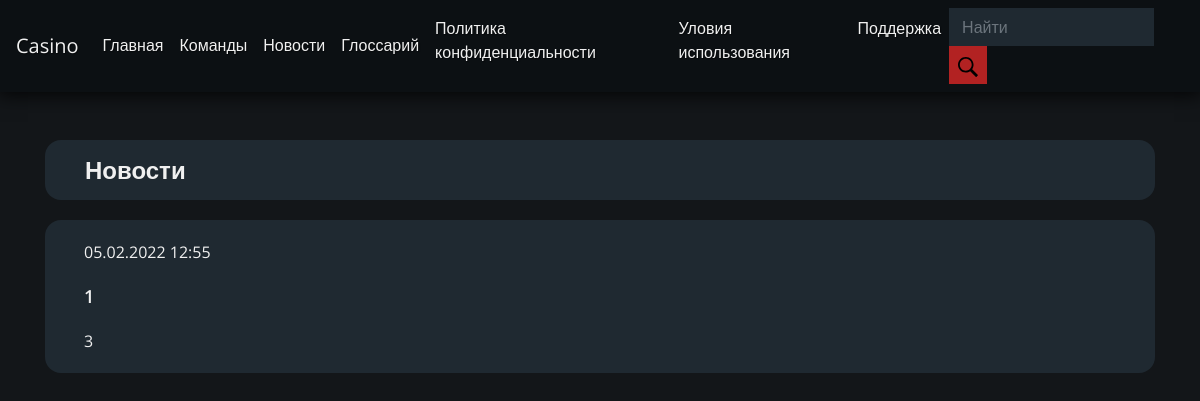
The page /casino/ on the database as committed earlier.
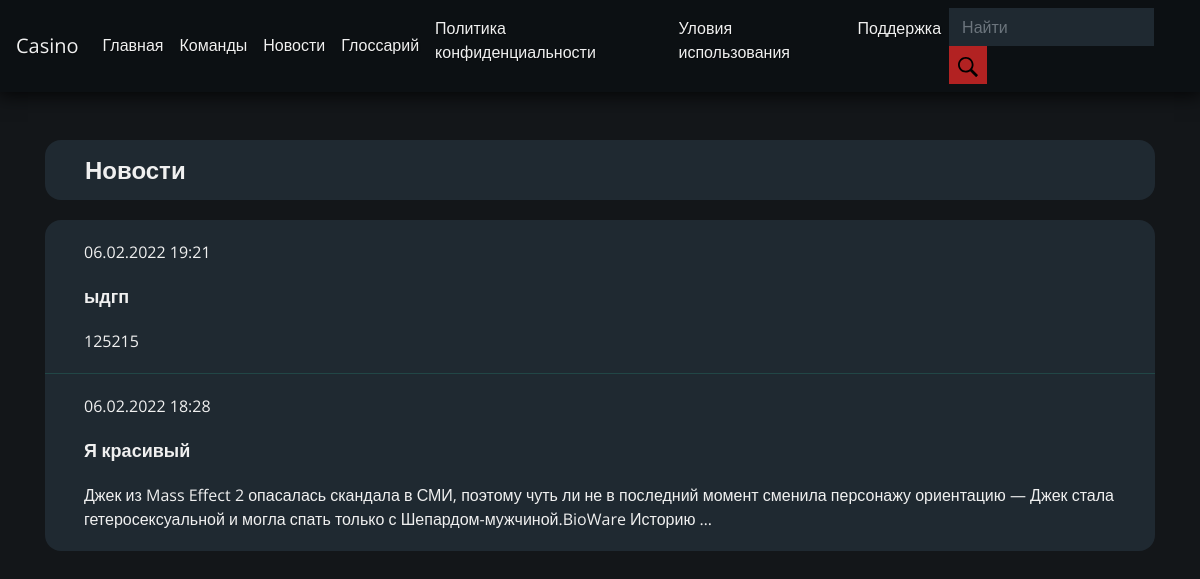
The same page on the database as committed later.
### dashboard/models.py (models this page shows, shortened)
class Post(models.Model):
    title = models.CharField(max_length=150, db_index=True)
    slug = models.SlugField(max_length=150, unique=True, blank=True)
    body = models.TextField(blank=True, db_index=True)
    img = models.URLField(blank=True, max_length=300)
    date_pub = models.DateTimeField(auto_now_add=True)
    def get_absolute_url(self):
        return reverse("post_detail_url", kwargs={"slug": self.slug})
    class Meta:
        ordering = ['-date_pub']

### dashboard/views.py (the view, shortened to what this page needs)
# urls.py: path('', posts, name='post_list_url'),
def posts(request):
    search_query = request.GET.get('search', '')
    if search_query:
        posts = Post.objects.filter(Q(title__icontains=search_query) | Q(body__icontains=search_query))
    else:
        posts = Post.objects.all()
    p = Paginator(posts, POSTS_PER_PAGE)
    page_number = request.GET.get('page', 1)
    page = p.get_page(page_number)
    page_nums = [p.page_range[0]]
    j = 0
    j = 0
    prev_url = f'?page={page.previous_page_number()}' if page.has_previous() else ''
    next_url = f'?page={page.next_page_number()}' if page.has_next() else ''
    is_paginated = page.has_other_pages()
    page_nums.append(p.page_range[-1])
    print(page_nums)
    return render(request, 'dashboard/main.html', context={**kwargs, 'page_obj': page, 'page_numbers': page_nums, 'prev_url': prev_url, 'next_url': next_url, 'is_paginated': is_paginated})

### dashboard/templates/dashboard/main.html (shortened to what this page needs)
{% extends 'dashboard/base.html' %}
{% load static %}
{% block content %}
<div class="news cont">
  <div class="container">
    <div class="news_title">
      <div class="news_title_in">
        Новости
      </div>
    </div>
    <div class="news_inner">
      {% for post in page_obj.object_list %}
      <div class="post">
        <div class="post_in">
          <div class="post_">
            <div class="post_timestamp">{{post.date_pub | date:"d.m.Y G:i"}}</div>
            <div class="post_title">
              <a href="{{ post.get_absolute_url }}">{{post.title}}</a>
            </div>
            <div class="post_content">
              {% autoescape off %}
              {{post.body | truncatewords:30}}
              {% endautoescape %}
            </div>
          </div>
        </div>
      </div>
      {% endfor %}
    </div>
  </div>
</div>
{% endblock content %}

### dashboard/templates/dashboard/base.html (shortened to what this page needs)
{% load static %}
<!DOCTYPE html>
<html lang="en">
<head>
    <link rel="stylesheet" href="https://cdnjs.cloudflare.com/ajax/libs/twitter-bootstrap/4.6.1/css/bootstrap.min.css">
    <link href="{% static 'css/all.min.css' %}" rel="stylesheet" type="text/css">
    <link rel="stylesheet" href="{% static 'css/main.css' %}">
    <link rel="stylesheet" href="{% static 'css/navbar.css' %}">
    <link rel="stylesheet" href="{% static 'css/posts.css' %}">
    <link rel="stylesheet" href="{% static 'css/admin.css' %}">
</head>
<body>
    <nav class="navbar navbar-expand-lg">
        <a class="navbar-brand">{{ app_name }}</a>
        <div class="collapse navbar-collapse" id="navbarSupportedContent">
          <ul class="navbar-nav ml">
            <li class="nav-item">
              <a class="nav-link" href="#">Главная<span class="sr-only">(current)</span></a>
            </li>
            <li class="nav-item">
              <a class="nav-link" href="#">Команды</a>
            </li>
            <li class="nav-item">
              <a class="nav-link" href="{% url 'post_list_url' %}">Новости</a>
            </li>
            <li class="nav-item">
              <a class="nav-link" href="#">Глоссарий</a>
            </li>
          </ul>
          <ul class="navbar-nav ml-auto">
            <li class="nav-item">
              <a class="nav-link" href="{% url 'privacy_policy_url' %}">Политика конфиденциальности<span class="sr-only">(current)</span></a>
            </li>
            <li class="nav-item">
              <a class="nav-link" href="#">Уловия использования</a>
            </li>
            <li class="nav-item">
              <a class="nav-link" href="#">Поддержка</a>
            </li>
            <li>
                <form class="form-inline" action="{% url 'post_list_url' %}">
                    <input id="search" class="form-control nav-search" type="search" placeholder="Найти" aria-label="Search" name='search'>
                    <button class="search_btn">
                      <img class="" src="{% static 'images/search.svg' %}" alt="">
                    </button>
                </form>
            </li>
          </ul>
        </div>
    </nav>
    {% block content %}
    {% endblock content %}
</body>
</html>

### static/css/main.css (style rules this page uses)
:root { --background : #131619; --gradient1 : linear-gradient(red, orange, yellow, green, blue); --nav_back : #0C1013; --text_color : #F0F0F0; --nav_back_hover : #1f2931; --font: 'Open Sans', sans-serif; --link_color : var(--text_color); --text-size : 1.5em; --title-size : 3em; --accent-color: firebrick; --text_second_color: rgb(255, 255, 255); --news_color: var(--nav_back_hover); --text-second-color: #666; }
* { font-family: var(--font); color: var(--text_color); }
body { background: var(--background); }

### static/css/navbar.css (style rules this page uses)
.navbar { background: var(--nav_back); box-shadow: 0 0 19px 2px rgba(0,0,0,.91); text-shadow: 1px 1px 1px rgba(0,0,0,.5); }
.navbar a { color: var(--text_color); text-decoration: none; }
.nav-search, .nav-search:focus { box-sizing: border-box; background: var(--nav_back_hover); border: 0.1em solid var(--nav_back_hover); }
.search_btn { width: 38px; height: 38px; padding: 0; margin: 0; border: none; background: none; outline: none!important; cursor: pointer; display: inline; background: var(--accent-color); }
#search { border-radius: 0; }
.search_btn img { width: 20px; height: 20px; fill: #5a6674; }
.nav-item a::after { content: ""; display: block; width: 0; height: 3px; background: linear-gradient(to right, #900020, #B00000); transition: 1s; }

### static/css/posts.css (style rules this page uses)
.news { max-width: 1200px; margin: auto; }
.news_title { height: 60px; font-weight: 700; font-size: 24px; width: 100%; background: var(--news_color); display: flex; align-items: center; border-radius: 16px; }
.news_inner { display: flex; justify-content: flex-start; flex-direction: column; background: var(--news_color); margin-top: 20px; border-radius: 16px; width: 100%; }
.post_in { padding: 20px; }
.post:not(:last-child):after { content: ""; position: relative; height: 1px; background: #214646; display: block; width: 100%; }
.post_in { display: flex; }
.post_ { margin: 0px 19px; display: flex; flex-direction: column; justify-content: flex-start; }
.post_ :nth-child(1n):not(:last-child) { margin-bottom: 19px; }
.news_title_in { margin-left: 40px; color: var(--text_color); }
.post_content, .post_timestamp, .post_views { color: var(--text_color); }
.post_title a { color: var(--text_color); font-weight: 600; font-size: 18px; }
.cont { margin-top: 3em; }

Rows that differ between the two databases and show on the page:
removed Post: date_pub "05.02.2022 12:55", title "1", body "3"
added Post: date_pub "06.02.2022 19:21", title "ыдгп", body "125215"
added Post: date_pub "06.02.2022 18:28", title "Я красивый", body "Джек из Mass Effect 2 опасалась скандала в СМИ, поэтому чуть ли не в последний момент сменила персонажу ориентацию — Джек стала гетеросексуальной и могла спать только с Шепардом-мужчиной.BioWare Историю …"
